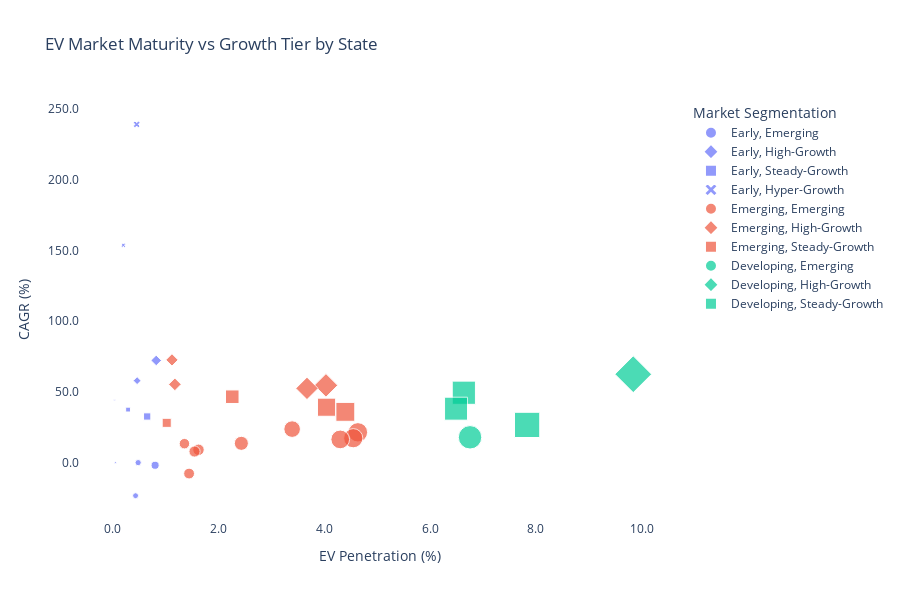

Notebook source saved alongside this figure:
### Code cell
import plotly.express as px

# Scatter plot: EV Penetration vs CAGR
fig = px.scatter(
    state_maturity,
    x="ev_penetration",
    y="cagr",
    color="maturity_stage",
    symbol="growth_tier",
    hover_name="state",
    size="ev_penetration",
    title="EV Market Maturity vs Growth Tier by State",
    labels={
        "ev_penetration": "EV Penetration (%)",
        "cagr": "CAGR (%)",
        "maturity_stage": "Maturity Stage",
        "growth_tier": "Growth Tier"
    },
    width=900,
    height=600
)

fig.update_layout(
    xaxis=dict(tickformat=".1f"),
    yaxis=dict(tickformat=".1f"),
    legend_title_text='Market Segmentation',
    plot_bgcolor="white"
)

fig.show()

### Figure 1 — Plotly figure (JSON) as saved in the notebook; plotly's stock layout.template omitted (floating-point values rounded to 4 significant figures)
{"data": [{"hovertemplate": "<b>%{hovertext}</b><br><br>Maturity Stage=Early<br>Growth Tier=Emerging<br>EV Penetration (%)=%{marker.size}<br>CAGR (%)=%{y}<extra></extra>", "hovertext": ["Andaman & Nicobar Island", "Arunachal Pradesh", "Himachal Pradesh", "Mizoram", "Sikkim"], "legendgroup": "Early, Emerging", "marker": {"color": "#636efa", "size": [0.428, 0.04612, 0.7976, 0.4768, 0.0], "sizemode": "area", "sizeref": 0.02461, "symbol": "circle"}, "mode": "markers", "name": "Early, Emerging", "orientation": "v", "showlegend": true, "type": "scatter", "x": [0.428, 0.04612, 0.7976, 0.4768, 0.0], "xaxis": "x", "y": [-23.37, 0.0, -1.861, 0.0, 0.0], "yaxis": "y"}, {"hovertemplate": "<b>%{hovertext}</b><br><br>Maturity Stage=Early<br>Growth Tier=High-Growth<br>EV Penetration (%)=%{marker.size}<br>CAGR (%)=%{y}<extra></extra>", "hovertext": ["Assam", "DNH and DD"], "legendgroup": "Early, High-Growth", "marker": {"color": "#636efa", "size": [0.4574, 0.818], "sizemode": "area", "sizeref": 0.02461, "symbol": "diamond"}, "mode": "markers", "name": "Early, High-Growth", "orientation": "v", "showlegend": true, "type": "scatter", "x": [0.4574, 0.818], "xaxis": "x", "y": [57.97, 72.25], "yaxis": "y"}, {"hovertemplate": "<b>%{hovertext}</b><br><br>Maturity Stage=Early<br>Growth Tier=Steady-Growth<br>EV Penetration (%)=%{marker.size}<br>CAGR (%)=%{y}<extra></extra>", "hovertext": ["Ladakh", "Manipur", "Nagaland"], "legendgroup": "Early, Steady-Growth", "marker": {"color": "#636efa", "size": [0.6479, 0.2861, 0.02948], "sizemode": "area", "sizeref": 0.02461, "symbol": "square"}, "mode": "markers", "name": "Early, Steady-Growth", "orientation": "v", "showlegend": true, "type": "scatter", "x": [0.6479, 0.2861, 0.02948], "xaxis": "x", "y": [32.64, 37.51, 44.22], "yaxis": "y"}, {"hovertemplate": "<b>%{hovertext}</b><br><br>Maturity Stage=Early<br>Growth Tier=Hyper-Growth<br>EV Penetration (%)=%{marker.size}<br>CAGR (%)=%{y}<extra></extra>", "hovertext": ["Meghalaya", "Tripura"], "legendgroup": "Early, Hyper-Growth", "marker": {"color": "#636efa", "size": [0.1963, 0.4488], "sizemode": "area", "sizeref": 0.02461, "symbol": "x"}, "mode": "markers", "name": "Early, Hyper-Growth", "orientation": "v", "showlegend": true, "type": "scatter", "x": [0.1963, 0.4488], "xaxis": "x", "y": [153.7, 239.1], "yaxis": "y"}, {"hovertemplate": "<b>%{hovertext}</b><br><br>Maturity Stage=Emerging<br>Growth Tier=Emerging<br>EV Penetration (%)=%{marker.size}<br>CAGR (%)=%{y}<extra></extra>", "hovertext": ["Andhra Pradesh", "Haryana", "Jammu and Kashmir", "Jharkhand", "Odisha", "Punjab", "Rajasthan", "Tamil Nadu", "Uttarakhand"], "legendgroup": "Emerging, Emerging", "marker": {"color": "#EF553B", "size": [3.39, 1.619, 1.44, 1.353, 4.634, 1.544, 4.546, 4.3, 2.429], "sizemode": "area", "sizeref": 0.02461, "symbol": "circle"}, "mode": "markers", "name": "Emerging, Emerging", "orientation": "v", "showlegend": true, "type": "scatter", "x": [3.39, 1.619, 1.44, 1.353, 4.634, 1.544, 4.546, 4.3, 2.429], "xaxis": "x", "y": [23.7, 9.076, -7.71, 13.4, 21.43, 7.868, 17.28, 16.42, 13.65], "yaxis": "y"}, {"hovertemplate": "<b>%{hovertext}</b><br><br>Maturity Stage=Emerging<br>Growth Tier=High-Growth<br>EV Penetration (%)=%{marker.size}<br>CAGR (%)=%{y}<extra></extra>", "hovertext": ["Chhattisgarh", "Puducherry", "Uttar Pradesh", "West Bengal"], "legendgroup": "Emerging, High-Growth", "marker": {"color": "#EF553B", "size": [4.03, 3.671, 1.171, 1.117], "sizemode": "area", "sizeref": 0.02461, "symbol": "diamond"}, "mode": "markers", "name": "Emerging, High-Growth", "orientation": "v", "showlegend": true, "type": "scatter", "x": [4.03, 3.671, 1.171, 1.117], "xaxis": "x", "y": [54.63, 52.49, 55.33, 72.64], "yaxis": "y"}, {"hovertemplate": "<b>%{hovertext}</b><br><br>Maturity Stage=Emerging<br>Growth Tier=Steady-Growth<br>EV Penetration (%)=%{marker.size}<br>CAGR (%)=%{y}<extra></extra>", "hovertext": ["Bihar", "Chandigarh", "Gujarat", "Madhya Pradesh"], "legendgroup": "Emerging, Steady-Growth", "marker": {"color": "#EF553B", "size": [1.018, 4.041, 4.397, 2.257], "sizemode": "area", "sizeref": 0.02461, "symbol": "square"}, "mode": "markers", "name": "Emerging, Steady-Growth", "orientation": "v", "showlegend": true, "type": "scatter", "x": [1.018, 4.041, 4.397, 2.257], "xaxis": "x", "y": [28.14, 39.18, 35.91, 46.61], "yaxis": "y"}, {"hovertemplate": "<b>%{hovertext}</b><br><br>Maturity Stage=Developing<br>Growth Tier=Emerging<br>EV Penetration (%)=%{marker.size}<br>CAGR (%)=%{y}<extra></extra>", "hovertext": ["Delhi"], "legendgroup": "Developing, Emerging", "marker": {"color": "#00cc96", "size": [6.756], "sizemode": "area", "sizeref": 0.02461, "symbol": "circle"}, "mode": "markers", "name": "Developing, Emerging", "orientation": "v", "showlegend": true, "type": "scatter", "x": [6.756], "xaxis": "x", "y": [17.92], "yaxis": "y"}, {"hovertemplate": "<b>%{hovertext}</b><br><br>Maturity Stage=Developing<br>Growth Tier=High-Growth<br>EV Penetration (%)=%{marker.size}<br>CAGR (%)=%{y}<extra></extra>", "hovertext": ["Goa"], "legendgroup": "Developing, High-Growth", "marker": {"color": "#00cc96", "size": [9.843], "sizemode": "area", "sizeref": 0.02461, "symbol": "diamond"}, "mode": "markers", "name": "Developing, High-Growth", "orientation": "v", "showlegend": true, "type": "scatter", "x": [9.843], "xaxis": "x", "y": [62.5], "yaxis": "y"}, {"hovertemplate": "<b>%{hovertext}</b><br><br>Maturity Stage=Developing<br>Growth Tier=Steady-Growth<br>EV Penetration (%)=%{marker.size}<br>CAGR (%)=%{y}<extra></extra>", "hovertext": ["Karnataka", "Kerala", "Maharashtra"], "legendgroup": "Developing, Steady-Growth", "marker": {"color": "#00cc96", "size": [7.836, 6.638, 6.491], "sizemode": "area", "sizeref": 0.02461, "symbol": "square"}, "mode": "markers", "name": "Developing, Steady-Growth", "orientation": "v", "showlegend": true, "type": "scatter", "x": [7.836, 6.638, 6.491], "xaxis": "x", "y": [26.69, 49.43, 38.15], "yaxis": "y"}], "layout": {"height": 600, "legend": {"itemsizing": "constant", "title": {"text": "Market Segmentation"}, "tracegroupgap": 0}, "plot_bgcolor": "white", "title": {"text": "EV Market Maturity vs Growth Tier by State"}, "width": 900, "xaxis": {"anchor": "y", "domain": [0, 1], "tickformat": ".1f", "title": {"text": "EV Penetration (%)"}}, "yaxis": {"anchor": "x", "domain": [0, 1], "tickformat": ".1f", "title": {"text": "CAGR (%)"}}}}
